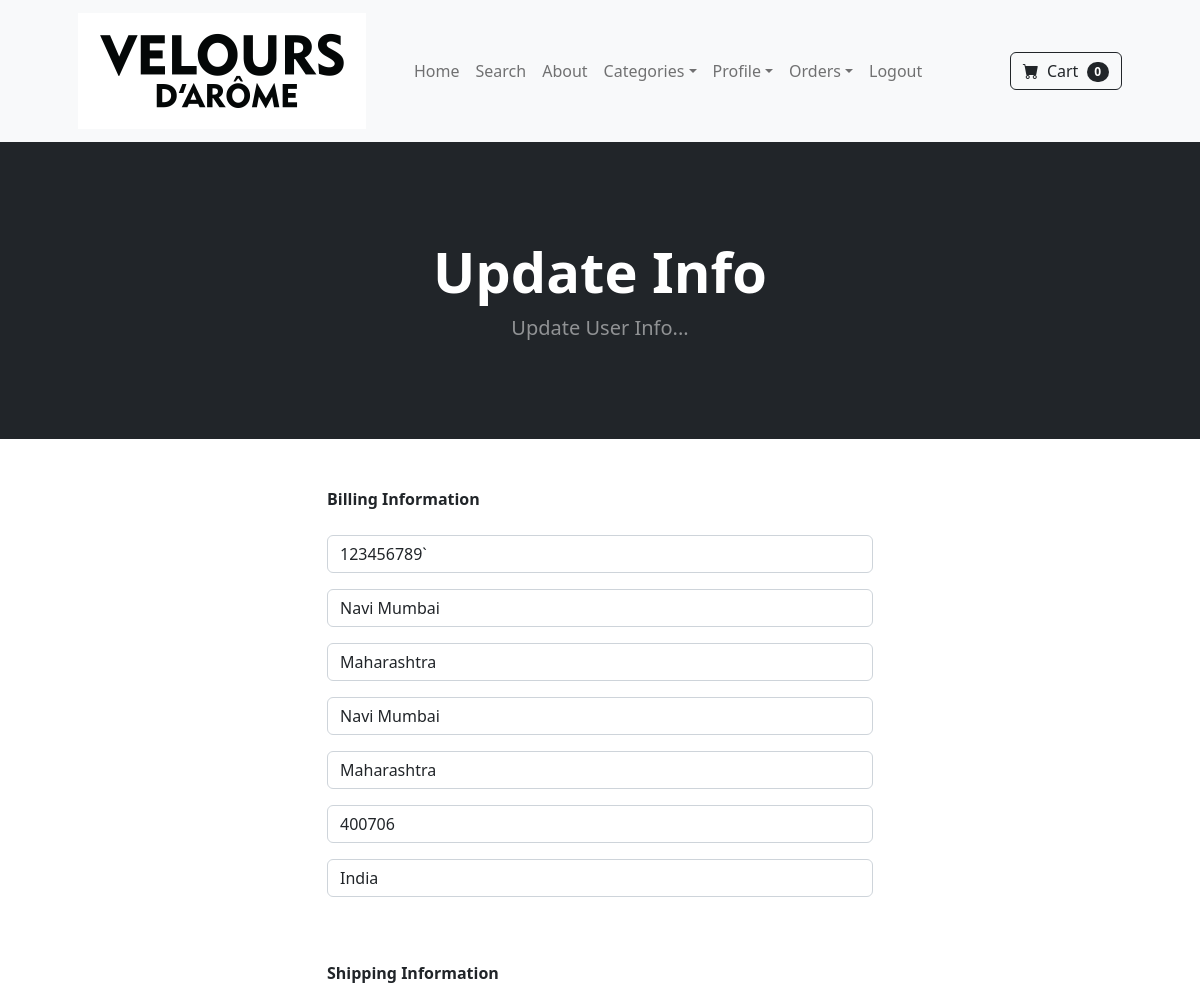
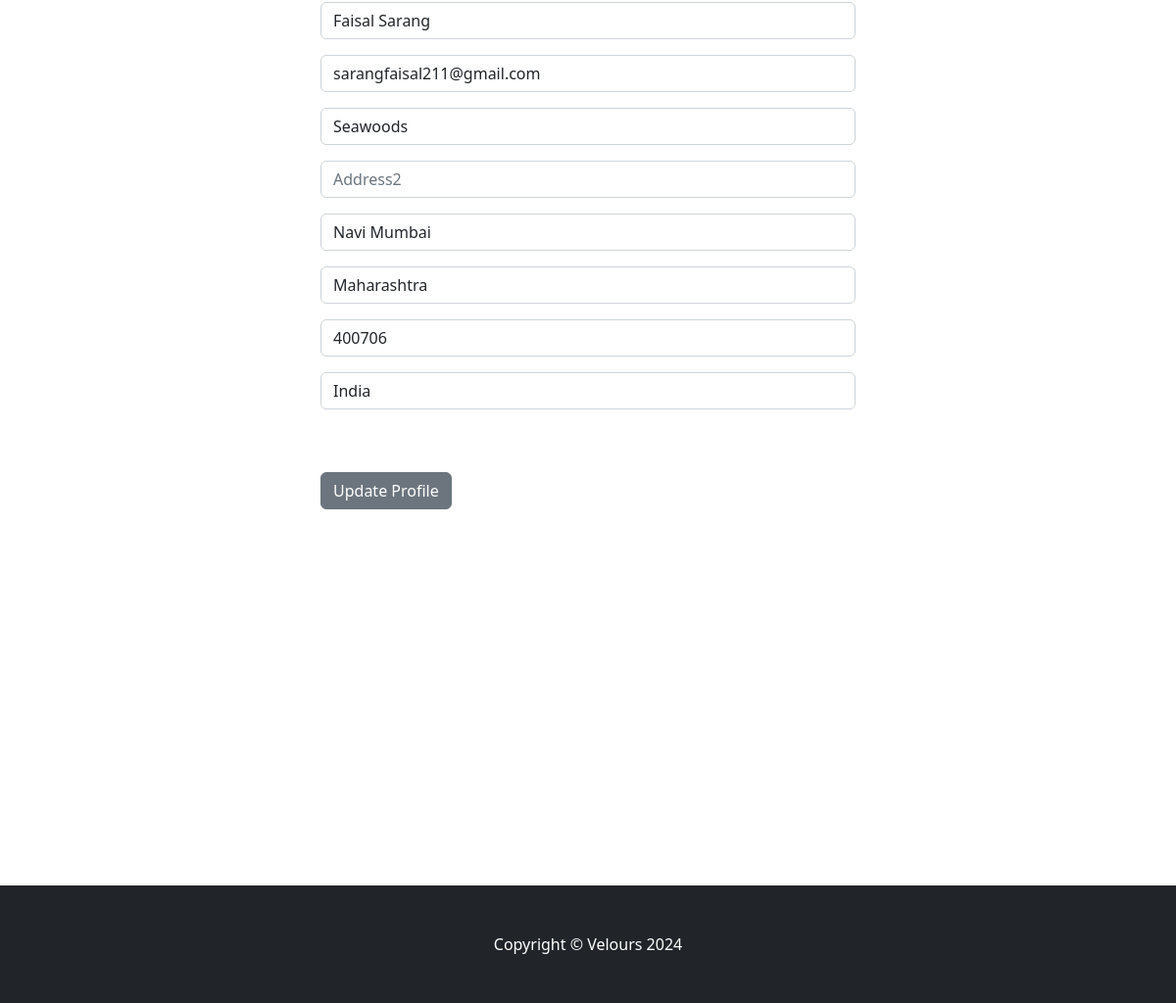
The page /update_info/ (signed in) on the database its author committed (2 pictures, top to bottom).
### store/models.py (models this page shows, shortened)
class Profile(models.Model):
	user = models.OneToOneField(User, on_delete=models.CASCADE)
	date_modified = models.DateTimeField(User, auto_now=True)
	phone = models.CharField(max_length=20, blank=True)
	address1 = models.CharField(max_length=200, blank=True)
	address2 = models.CharField(max_length=200, blank=True)
	city = models.CharField(max_length=200, blank=True)
	state = models.CharField(max_length=200, blank=True)
	zipcode = models.CharField(max_length=200, blank=True)
	country = models.CharField(max_length=200, blank=True)
	old_cart = models.CharField(max_length=200, blank=True, null=True)

### payment/models.py (models this page shows, shortened)
class ShippingAddress(models.Model):
	user = models.ForeignKey(User, on_delete=models.CASCADE, null=True, blank=True)
	shipping_full_name = models.CharField(max_length=255)
	shipping_email = models.CharField(max_length=255)
	shipping_address1 = models.CharField(max_length=255)
	shipping_address2 = models.CharField(max_length=255, null=True, blank=True)
	shipping_city = models.CharField(max_length=255)
	shipping_state = models.CharField(max_length=255, null=True, blank=True)
	shipping_zipcode = models.CharField(max_length=255, null=True, blank=True)
	shipping_country = models.CharField(max_length=255)
	class Meta:
		verbose_name_plural = "Shipping Address"

### store/views.py (the view)
# urls.py: path("update_info/", views.update_info, name="update_info"),
def update_info(request):
	if request.user.is_authenticated:
		current_user = Profile.objects.get(user__id=request.user.id)
		shipping_user = ShippingAddress.objects.get(user__id=request.user.id)
		form = UserInfoForm(request.POST or None, instance=current_user)
		shipping_form = ShippingForm(request.POST or None, instance=shipping_user)
		if form.is_valid() or shipping_form.is_valid():
			form.save()
			shipping_form.save()
			messages.success(request, "Your Info Has Been Updated!!")
			return redirect('home')
		return render(request, "update_info.html", {'form':form, 'shipping_form':shipping_form})
	else:
		messages.success(request, "You Must Be Logged In To Access That Page!!")
		return redirect('home')

### store/forms.py
class UserInfoForm(forms.ModelForm):
	phone = forms.CharField(label="", widget=forms.TextInput(attrs={'class':'form-control', 'placeholder':'Phone'}), required=False)
	address1 = forms.CharField(label="", widget=forms.TextInput(attrs={'class':'form-control', 'placeholder':'Address 1'}), required=False)
	address2 = forms.CharField(label="", widget=forms.TextInput(attrs={'class':'form-control', 'placeholder':'Address 2'}), required=False)
	city = forms.CharField(label="", widget=forms.TextInput(attrs={'class':'form-control', 'placeholder':'City'}), required=False)
	state = forms.CharField(label="", widget=forms.TextInput(attrs={'class':'form-control', 'placeholder':'State'}), required=False)
	zipcode = forms.CharField(label="", widget=forms.TextInput(attrs={'class':'form-control', 'placeholder':'Zipcode'}), required=False)
	country = forms.CharField(label="", widget=forms.TextInput(attrs={'class':'form-control', 'placeholder':'Country'}), required=False)
	class Meta:
		model = Profile
		fields = ('phone', 'address1', 'address2', 'city', 'state', 'zipcode', 'country', )

### cart/cart.py (called while the page is built)
    def __len__(self):
        return len(self.cart)

### cart/context_processors.py (called while the page is built)
def cart(request):
    return {'cart': Cart(request)}

### velours/context_processors.py (called while the page is built)
def categories_processor(request):
    return {
        'categories': Category.objects.all()
    }

### store/templates/update_info.html (shortened to what this page needs)
{% extends 'base.html' %}
{% block content %}
<header class="bg-dark py-5">
            <div class="container px-4 px-lg-5 my-5">
                <div class="text-center text-white">
                    <h1 class="display-4 fw-bolder">Update Info</h1>
                    <p class="lead fw-normal text-white-50 mb-0">Update User Info...</p>
                </div>
            </div>
        </header>
        <div class="container">
        	<div class="row">
        			<div class="col-md-6 offset-md-3">
        				<br/><br/>
                    <strong>Billing Information</strong>
                    <br/><br/>
<form method="POST" action="{% url 'update_info' %}">
    {{ form.as_p }}
    <br/><br/>
    <strong>Shipping Information</strong>
    <br/><br/>
    {{ shipping_form.as_p }}
    <br/><br/>
    <button type="submit" class="btn btn-secondary">
      Update Profile
    </button>
</form>
<br/><br/>
<br/><br/>
<br/><br/>
<br/><br/>
<br/><br/>
<br/><br/>
<br/><br/>
<br/><br/>
        			</div>
        	</div>
        </div>
{% endblock %}

### rows shown on the page
Profile: phone "123456789`", address1 "Navi Mumbai", address2 "Maharashtra", city "Navi Mumbai", state "Maharashtra", zipcode "400706", country "India"
ShippingAddress: shipping_full_name "Faisal Sarang", shipping_email "sarangfaisal211@gmail.com", shipping_address1 "Seawoods", shipping_city "Navi Mumbai", shipping_state "Maharashtra", shipping_zipcode "400706", shipping_country "India"

### other values the page prints
{{ cart|length }} "0"
